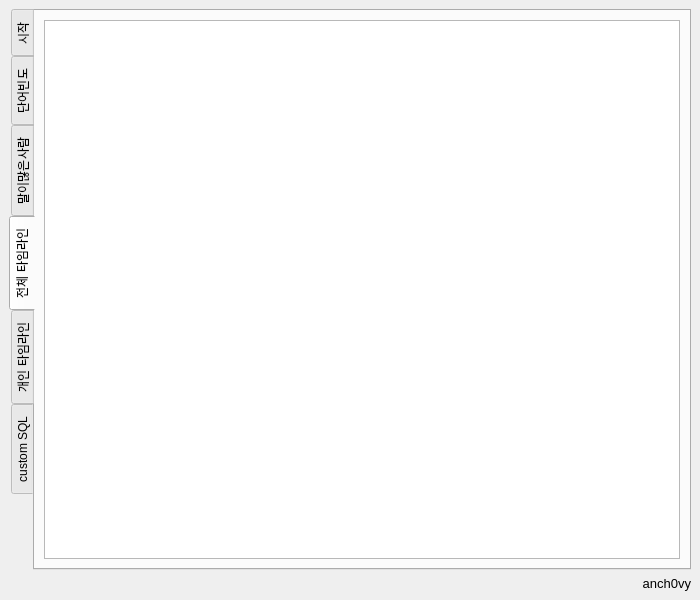
<?xml version="1.0" encoding="UTF-8"?>
<ui version="4.0">
 <class>MainWindow</class>
 <widget class="QMainWindow" name="MainWindow">
  <property name="geometry">
   <rect>
    <x>0</x>
    <y>0</y>
    <width>700</width>
    <height>600</height>
   </rect>
  </property>
  <property name="windowTitle">
   <string>MainWindow</string>
  </property>
  <widget class="QWidget" name="centralwidget">
   <property name="sizePolicy">
    <sizepolicy hsizetype="Maximum" vsizetype="Maximum">
     <horstretch>0</horstretch>
     <verstretch>0</verstretch>
    </sizepolicy>
   </property>
   <property name="acceptDrops">
    <bool>true</bool>
   </property>
   <layout class="QGridLayout" name="gridLayout_2">
    <item row="0" column="0">
     <widget class="FingerTabWidget" name="tabWidget">
      <property name="enabled">
       <bool>true</bool>
      </property>
      <property name="acceptDrops">
       <bool>true</bool>
      </property>
      <property name="layoutDirection">
       <enum>Qt::LeftToRight</enum>
      </property>
      <property name="autoFillBackground">
       <bool>false</bool>
      </property>
      <property name="tabPosition">
       <enum>QTabWidget::West</enum>
      </property>
      <property name="tabShape">
       <enum>QTabWidget::Rounded</enum>
      </property>
      <property name="currentIndex">
       <number>3</number>
      </property>
      <property name="elideMode">
       <enum>Qt::ElideNone</enum>
      </property>
      <property name="usesScrollButtons">
       <bool>true</bool>
      </property>
      <property name="documentMode">
       <bool>false</bool>
      </property>
      <property name="movable">
       <bool>false</bool>
      </property>
      <widget class="QWidget" name="tab1">
       <property name="mouseTracking">
        <bool>false</bool>
       </property>
       <property name="acceptDrops">
        <bool>true</bool>
       </property>
       <attribute name="title">
        <string>시작</string>
       </attribute>
       <layout class="QGridLayout" name="gridLayout_5">
        <item row="0" column="0">
         <widget class="QTextBrowser" name="textBrowser">
          <property name="html">
           <string>&lt;!DOCTYPE HTML PUBLIC &quot;-//W3C//DTD HTML 4.0//EN&quot; &quot;http://www.w3.org/TR/REC-html40/strict.dtd&quot;&gt;
&lt;html&gt;&lt;head&gt;&lt;meta name=&quot;qrichtext&quot; content=&quot;1&quot; /&gt;&lt;style type=&quot;text/css&quot;&gt;
p, li { white-space: pre-wrap; }
&lt;/style&gt;&lt;/head&gt;&lt;body style=&quot; font-family:'MS Shell Dlg 2'; font-size:8.25pt; font-weight:400; font-style:normal;&quot;&gt;
&lt;p align=&quot;center&quot; style=&quot; margin-top:0px; margin-bottom:0px; margin-left:0px; margin-right:0px; -qt-block-indent:0; text-indent:0px;&quot;&gt;&lt;span style=&quot; font-size:18pt; font-weight:600;&quot;&gt;파일을 여기로 드래그!&lt;/span&gt;&lt;/p&gt;&lt;/body&gt;&lt;/html&gt;</string>
          </property>
         </widget>
        </item>
       </layout>
      </widget>
      <widget class="QWidget" name="tab2">
       <property name="acceptDrops">
        <bool>true</bool>
       </property>
       <attribute name="title">
        <string>단어빈도</string>
       </attribute>
      </widget>
      <widget class="QWidget" name="tab3">
       <property name="acceptDrops">
        <bool>true</bool>
       </property>
       <attribute name="title">
        <string>말이많은사람</string>
       </attribute>
      </widget>
      <widget class="QWidget" name="tab">
       <attribute name="title">
        <string>전체 타임라인</string>
       </attribute>
       <layout class="QGridLayout" name="gridLayout_3">
        <item row="0" column="0">
         <widget class="QTableWidget" name="allTimelineTable"/>
        </item>
       </layout>
      </widget>
      <widget class="QWidget" name="tab4">
       <property name="acceptDrops">
        <bool>true</bool>
       </property>
       <attribute name="title">
        <string>개인 타임라인</string>
       </attribute>
       <layout class="QGridLayout" name="gridLayout">
        <item row="0" column="0">
         <widget class="FingerTabWidget" name="timelineTabs">
          <property name="tabPosition">
           <enum>QTabWidget::West</enum>
          </property>
          <property name="currentIndex">
           <number>-1</number>
          </property>
         </widget>
        </item>
       </layout>
      </widget>
      <widget class="QWidget" name="tab5">
       <attribute name="title">
        <string>custom SQL</string>
       </attribute>
       <layout class="QGridLayout" name="gridLayout_4">
        <item row="0" column="0">
         <layout class="QVBoxLayout" name="verticalLayout">
          <item>
           <layout class="QHBoxLayout" name="horizontalLayout">
            <item>
             <widget class="QLineEdit" name="sqlQueryTextbox">
              <property name="text">
               <string>SELECT * from chat limit 100</string>
              </property>
             </widget>
            </item>
            <item>
             <widget class="QPushButton" name="runSqlButton">
              <property name="text">
               <string>RUN</string>
              </property>
             </widget>
            </item>
           </layout>
          </item>
          <item>
           <widget class="QTableWidget" name="sqlResultTable">
            <property name="enabled">
             <bool>true</bool>
            </property>
            <property name="sortingEnabled">
             <bool>true</bool>
            </property>
            <attribute name="horizontalHeaderShowSortIndicator" stdset="0">
             <bool>true</bool>
            </attribute>
           </widget>
          </item>
         </layout>
        </item>
       </layout>
      </widget>
     </widget>
    </item>
    <item row="1" column="0">
     <widget class="QLabel" name="label">
      <property name="text">
       <string>&lt;html&gt;&lt;head/&gt;&lt;body&gt;&lt;p align=&quot;right&quot;&gt;&lt;span style=&quot; font-size:10pt;&quot;&gt;anch0vy&lt;/span&gt;&lt;/p&gt;&lt;/body&gt;&lt;/html&gt;</string>
      </property>
     </widget>
    </item>
   </layout>
  </widget>
 </widget>
 <customwidgets>
  <customwidget>
   <class>FingerTabWidget</class>
   <extends>QTabWidget</extends>
   <header>FingerTabs</header>
   <container>1</container>
  </customwidget>
 </customwidgets>
 <resources/>
 <connections/>
</ui>
